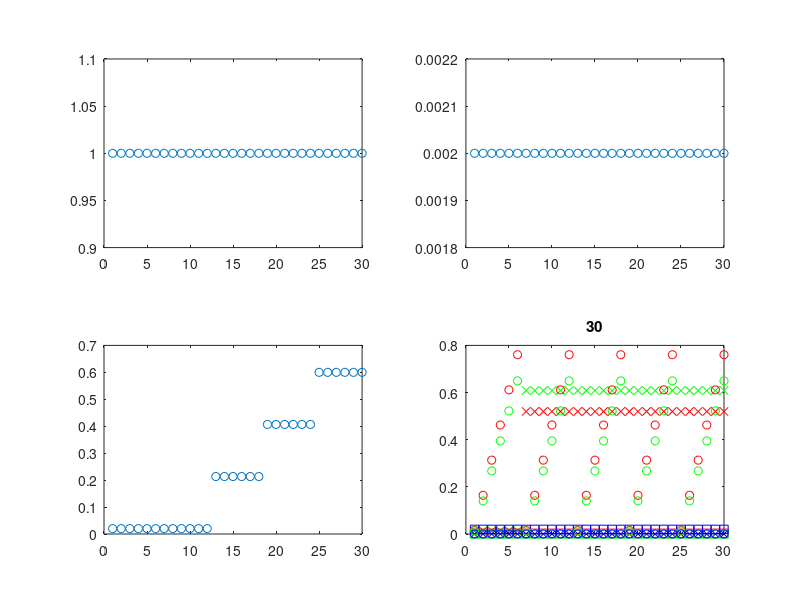

The MATLAB script that drew this image: (Note: this script raises an error after producing the figure.)
clear all

DataDir = '/opt/topspin2/data/DT/nmr';
ExpNam = 'Yeast_sedimenation_fexsy_170302'; expno = 2;
ExpNam = 'CK_170306'; expno = 94;
ExpNam = 'Sofia_FEXSY_20171219'; expno = 2;

G_filt.min = .02;
G_filt.max = .8;

G_det.min = .02;
G_det.max = 1;
G_det.N = 6;

TM.min = 20e-3;
TM.max = 600e-3;
TM.N = 4;

%----------------------------------------------
G_filt.N = 2; 
G_filt.theta = pi/2; G_filt.phi = 1.1*pi/4;
G_mix.min = .02;
G_mix.max = .02;
G_mix.N = 1;
G_mix.theta = .1*pi/2; G_mix.phi = .1*pi/4;
G_det.theta = pi/2; G_det.phi = .9*pi/4;
TE.min = 2e-3; TE.max = 2e-3; TE.N = 1;
TR.min = 1000e-3; TR.max = 1000e-3; TR.N = 1;

ga = linspace(G_filt.min,G_filt.max,G_filt.N)';
gb = linspace(G_mix.min,G_mix.max,G_mix.N)';
gc = linspace(G_det.min,G_det.max,G_det.N)';
tm = linspace(TM.min,TM.max,TM.N)'; tm = [TM.min; tm];
te = linspace(TE.min,TE.max,TE.N)';
tr = flipud(linspace(TR.min,TR.max,TR.N)');

[gc,tm] = ndgrid(gc,tm);
ga = G_filt.max*ones(G_det.N,TM.N+1);
ga(:,1) = G_filt.min;
gb = G_mix.max*ones(G_det.N,TM.N+1);
te = TE.max*ones(G_det.N,TM.N+1);
tr = TR.max*ones(G_det.N,TM.N+1);

td1 = numel(ga);
ga = reshape(ga,[td1 1]);
gb = reshape(gb,[td1 1]);
gc = reshape(gc,[td1 1]);
tm = reshape(tm,[td1 1]);
te = reshape(te,[td1 1]);
tr = reshape(tr,[td1 1]);

gax = ga*sin(G_filt.theta)*cos(G_filt.phi);
gay = ga*sin(G_filt.theta)*sin(G_filt.phi);
gaz = ga*cos(G_filt.theta);
gbx = gb*sin(G_mix.theta)*cos(G_mix.phi);
gby = gb*sin(G_mix.theta)*sin(G_mix.phi);
gbz = gb*cos(G_mix.theta);
gcx = gc*sin(G_det.theta)*cos(G_det.phi);
gcy = gc*sin(G_det.theta)*sin(G_det.phi);
gcz = gc*cos(G_det.theta);

vdT1 = tr;
vdT2 = te;
vdTM = tm;

figure(2), clf
subplot(2,2,1)
plot(1:td1,vdT1,'o')
subplot(2,2,2)
plot(1:td1,vdT2,'o')
subplot(2,2,3)
plot(1:td1,vdTM,'o')
subplot(2,2,4)
plot(1:td1,gax,'rx',1:td1,gay,'gx',1:td1,gaz,'bx',...
    1:td1,gbx,'rs',1:td1,gby,'gs',1:td1,gbz,'bs',...
    1:td1,gcx,'ro',1:td1,gcy,'go',1:td1,gcz,'bo')
title(num2str(td1))

wd = cd;

ListDir = '/opt/topspin2/exp/stan/nmr/lists/vd';

fpath = [ListDir];

fname = 'DT_vdT1';
fid1 = fopen([fpath '/' fname],'w');
fname = 'DT_vdT2';
fid2 = fopen([fpath '/' fname],'w');
fname = 'DT_vdTM';
fid3 = fopen([fpath '/' fname],'w');

for n = 1:td1
    fprintf(fid1,'%1.8f\n',vdT1(n));
    fprintf(fid2,'%1.8f\n',vdT2(n));
    fprintf(fid3,'%1.8f\n',vdTM(n));
end

fclose(fid1);
fclose(fid2);
fclose(fid3);

fpath = [DataDir '/' ExpNam '/' num2str(expno)];

fname = 'gax';
fidax = fopen([fpath '/' fname],'w');
fname = 'gay';
fiday = fopen([fpath '/' fname],'w');
fname = 'gaz';
fidaz = fopen([fpath '/' fname],'w');
fname = 'gbx';
fidbx = fopen([fpath '/' fname],'w');
fname = 'gby';
fidby = fopen([fpath '/' fname],'w');
fname = 'gbz';
fidbz = fopen([fpath '/' fname],'w');
fname = 'gcx';
fidcx = fopen([fpath '/' fname],'w');
fname = 'gcy';
fidcy = fopen([fpath '/' fname],'w');
fname = 'gcz';
fidcz = fopen([fpath '/' fname],'w');

text.header = {
{['##TITLE= ' fpath '/diff_ramp']};
{'##JCAMP-DX= 5.00 Bruker JCAMP library'}
{'##DATA TYPE= Shape Data'}
{'##ORIGIN= Bruker Analytik GmbH'}
{'##OWNER= <nmrsu>'}
{'##DATE= 07/02/27'}
{'##TIME= 08:11:48'}
{'##MINX= 0'}
{'##MAXX= 1'}
{'##MINY= 0'}
{'##MAXY= 1'}
{'##$SHAPE_EXMODE= Gradient'}
{'##$SHAPE_TOTROT= 0'}
{'##$SHAPE_BWFAC= 0'}
{'##$SHAPE_INTEGFAC= 0'}
{'##$SHAPE_MODE= 0'}};

[Nlines, dummy] = size(text.header);

for nline = 1:Nlines
    fprintf(fidax,'%s\n',text.header{nline}{1});
    fprintf(fiday,'%s\n',text.header{nline}{1});
    fprintf(fidaz,'%s\n',text.header{nline}{1});
    fprintf(fidbx,'%s\n',text.header{nline}{1});
    fprintf(fidby,'%s\n',text.header{nline}{1});
    fprintf(fidbz,'%s\n',text.header{nline}{1});
    fprintf(fidcx,'%s\n',text.header{nline}{1});
    fprintf(fidcy,'%s\n',text.header{nline}{1});
    fprintf(fidcz,'%s\n',text.header{nline}{1});
end


fprintf(fidax,'%s\n',['##NPOINTS=' num2str(td1)]);
fprintf(fidax,'%s\n',['##XYDATA= (X++(Y..Y))']);
fprintf(fiday,'%s\n',['##NPOINTS=' num2str(td1)]);
fprintf(fiday,'%s\n',['##XYDATA= (X++(Y..Y))']);
fprintf(fidaz,'%s\n',['##NPOINTS=' num2str(td1)]);
fprintf(fidaz,'%s\n',['##XYDATA= (X++(Y..Y))']);
fprintf(fidbx,'%s\n',['##NPOINTS=' num2str(td1)]);
fprintf(fidbx,'%s\n',['##XYDATA= (X++(Y..Y))']);
fprintf(fidby,'%s\n',['##NPOINTS=' num2str(td1)]);
fprintf(fidby,'%s\n',['##XYDATA= (X++(Y..Y))']);
fprintf(fidbz,'%s\n',['##NPOINTS=' num2str(td1)]);
fprintf(fidbz,'%s\n',['##XYDATA= (X++(Y..Y))']);
fprintf(fidcx,'%s\n',['##NPOINTS=' num2str(td1)]);
fprintf(fidcx,'%s\n',['##XYDATA= (X++(Y..Y))']);
fprintf(fidcy,'%s\n',['##NPOINTS=' num2str(td1)]);
fprintf(fidcy,'%s\n',['##XYDATA= (X++(Y..Y))']);
fprintf(fidcz,'%s\n',['##NPOINTS=' num2str(td1)]);
fprintf(fidcz,'%s\n',['##XYDATA= (X++(Y..Y))']);

for nG = 1:length(gax)
    fprintf(fidax,'%f\n',gax(nG));
    fprintf(fiday,'%f\n',gay(nG));
    fprintf(fidaz,'%f\n',gaz(nG));
    fprintf(fidbx,'%f\n',gbx(nG));
    fprintf(fidby,'%f\n',gby(nG));
    fprintf(fidbz,'%f\n',gbz(nG));
    fprintf(fidcx,'%f\n',gcx(nG));
    fprintf(fidcy,'%f\n',gcy(nG));
    fprintf(fidcz,'%f\n',gcz(nG));
end


fprintf(fidax,'%s\n',['##END']);
fprintf(fiday,'%s\n',['##END']);
fprintf(fidaz,'%s\n',['##END']);
fprintf(fidbx,'%s\n',['##END']);
fprintf(fidby,'%s\n',['##END']);
fprintf(fidbz,'%s\n',['##END']);
fprintf(fidcx,'%s\n',['##END']);
fprintf(fidcy,'%s\n',['##END']);
fprintf(fidcz,'%s\n',['##END']);

fclose(fidax);
fclose(fiday);
fclose(fidaz);
fclose(fidbx);
fclose(fidby);
fclose(fidbz);
fclose(fidcx);
fclose(fidcy);
fclose(fidcz);

cd(wd)
